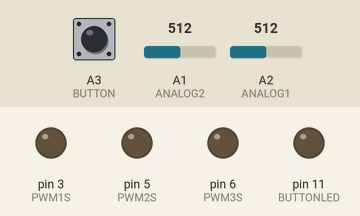
Bench run of a sketch on a simulated Arduino Uno, built with avr-gcc and run on an emulated ATmega328P. On the bench: output pins drawn as LEDs (lit = HIGH). The test bench sets the inputs (shaded band); at power-on: A3 (BUTTON) HIGH, A2 (ANALOG1) = 512, A1 (ANALOG2) = 512.

Above: at 1.2 s.
1.3 s: A3 (BUTTON) pulled LOW for 0.15 s
At 3.6 s:
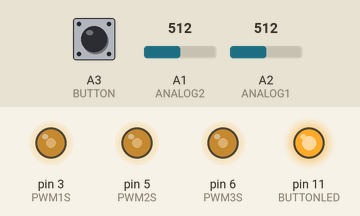
4.3 s: A2 (ANALOG1) set to 122
At 7.0 s:
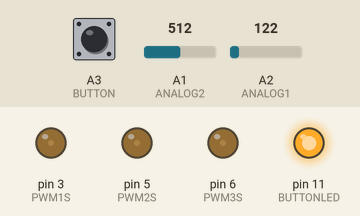
7.3 s: A2 (ANALOG1) set to 0
At 7.79 s:
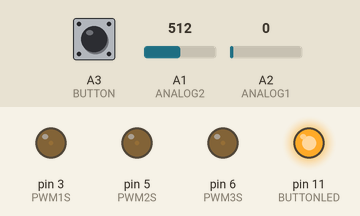
10.3 s: A2 (ANALOG1) set to 716
At 12.6 s:
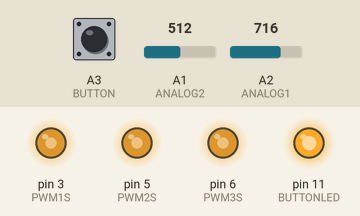
13.3 s: A3 (BUTTON) pulled LOW for 1 s
At 13.47 s:
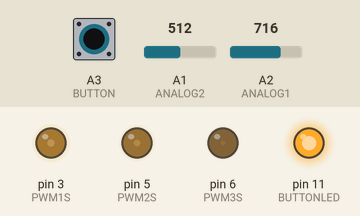
16.3 s: A1 (ANALOG2) set to 0
Timing chart, 0 to 20.3 s (numbered marks = the images above; inputs shaded):
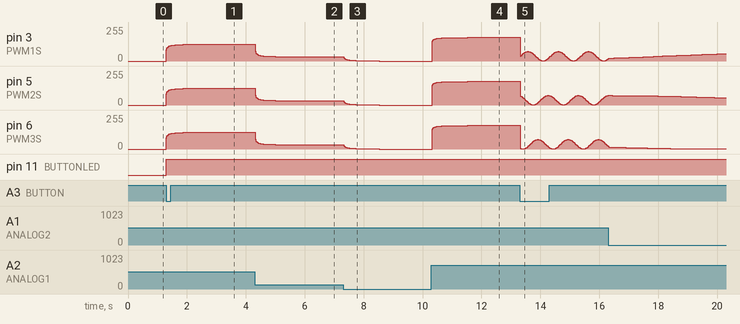

Measured:
- after the input at 1.3 s, pin 3 (PWM1S), pin 5 (PWM2S), pin 6 (PWM3S): moves from 0/255 to 127/255 over 2.6 s, starting at once; pin 11 (BUTTONLED): LOW → HIGH at once
- after the input at 4.3 s, pin 3 (PWM1S), pin 5 (PWM2S), pin 6 (PWM3S): moves from 127/255 to 31/255 over 1.7 s, starting at once
- after the input at 7.3 s, pin 3 (PWM1S), pin 5 (PWM2S), pin 6 (PWM3S): moves from 31/255 to 0/255 over 1.2 s, starting at once
- after the input at 10.3 s, pin 3 (PWM1S), pin 5 (PWM2S), pin 6 (PWM3S): moves from 0/255 to 178/255 over 2.6 s, starting at once

The sketch:

xmas-steps.ino
```cpp
#include "xmas.h"

Xmas xmas;

void setup() {
  xmas.setup();
}

void loop() {
  xmas.loop();
}
```

ResponsiveAnalogRead.cpp
```cpp
// (licence header left out)
#include <Arduino.h>
#include "ResponsiveAnalogRead.h"

ResponsiveAnalogRead::ResponsiveAnalogRead(int pin, bool sleepEnable, float snapMultiplier)
{
  pinMode(pin, INPUT ); // ensure button pin is an input
  digitalWrite(pin, LOW ); // ensure pullup is off on button pin

  this->pin = pin;
  this->sleepEnable = sleepEnable;
  setSnapMultiplier(snapMultiplier);
}

void ResponsiveAnalogRead::update()
{
  rawValue = analogRead(pin);
  this->update(rawValue);
}

void ResponsiveAnalogRead::update(int rawValue)
{
  prevResponsiveValue = responsiveValue;
  responsiveValue = getResponsiveValue(rawValue);
  responsiveValueHasChanged = responsiveValue != prevResponsiveValue;
}

int ResponsiveAnalogRead::getResponsiveValue(int newValue)
{
  // if sleep and edge snap are enabled and the new value is very close to an edge, drag it a little closer to the edges
  // This'll make it easier to pull the output values right to the extremes without sleeping,
  // and it'll make movements right near the edge appear larger, making it easier to wake up
  if(sleepEnable && edgeSnapEnable) {
    if(newValue < activityThreshold) {
      newValue = (newValue * 2) - activityThreshold;
    } else if(newValue > analogResolution - activityThreshold) {
      newValue = (newValue * 2) - analogResolution + activityThreshold;
    }
  }

  // get difference between new input value and current smooth value
  unsigned int diff = abs(newValue - smoothValue);

  // measure the difference between the new value and current value
  // and use another exponential moving average to work out what
  // the current margin of error is
  errorEMA += ((newValue - smoothValue) - errorEMA) * 0.4;

  // if sleep has been enabled, sleep when the amount of error is below the activity threshold
  if(sleepEnable) {
    // recalculate sleeping status
    sleeping = abs(errorEMA) < activityThreshold;
  }

  // if we're allowed to sleep, and we're sleeping
  // then don't update responsiveValue this loop
  // just output the existing responsiveValue
  if(sleepEnable && sleeping) {
    return (int)smoothValue;
  }

  // use a 'snap curve' function, where we pass in the diff (x) and get back a number from 0-1.
  // We want small values of x to result in an output close to zero, so when the smooth value is close to the input value
  // it'll smooth out noise aggressively by responding slowly to sudden changes.
  // We want a small increase in x to result in a much higher output value, so medium and large movements are snappy and responsive,
  // and aren't made sluggish by unnecessarily filtering out noise. A hyperbola (f(x) = 1/x) curve is used.
  // First x has an offset of 1 applied, so x = 0 now results in a value of 1 from the hyperbola function.
  // High values of x tend toward 0, but we want an output that begins at 0 and tends toward 1, so 1-y flips this up the right way.
  // Finally the result is multiplied by 2 and capped at a maximum of one, which means that at a certain point all larger movements are maximally snappy

  // then multiply the input by SNAP_MULTIPLER so input values fit the snap curve better.
  float snap = snapCurve(diff * snapMultiplier);

  // when sleep is enabled, the emphasis is stopping on a responsiveValue quickly, and it's less about easing into position.
  // If sleep is enabled, add a small amount to snap so it'll tend to snap into a more accurate position before sleeping starts.
  if(sleepEnable) {
    snap *= 0.5 + 0.5;
  }

  // calculate the exponential moving average based on the snap
  smoothValue += (newValue - smoothValue) * snap;

  // ensure output is in bounds
  if(smoothValue < 0.0) {
    smoothValue = 0.0;
  } else if(smoothValue > analogResolution - 1) {
    smoothValue = analogResolution - 1;
  }

  // expected output is an integer
  return (int)smoothValue;
}

float ResponsiveAnalogRead::snapCurve(float x)
{
  float y = 1.0 / (x + 1.0);
  y = (1.0 - y) * 2.0;
  if(y > 1.0) {
    return 1.0;
  }
  return y;
}

void ResponsiveAnalogRead::setSnapMultiplier(float newMultiplier)
{
  if(newMultiplier > 1.0) {
    newMultiplier = 1.0;
  }
  if(newMultiplier < 0.0) {
    newMultiplier = 0.0;
  }
  snapMultiplier = newMultiplier;
}
```

ResponsiveAnalogRead.h
```cpp
// (licence header left out)
#ifndef RESPONSIVE_ANALOG_READ_H
#define RESPONSIVE_ANALOG_READ_H

#include <Arduino.h>

class ResponsiveAnalogRead
{
  public:

    // pin - the pin to read
    // sleepEnable - enabling sleep will cause values to take less time to stop changing and potentially stop changing more abruptly,
    //   where as disabling sleep will cause values to ease into their correct position smoothly
    // snapMultiplier - a value from 0 to 1 that controls the amount of easing
    //   increase this to lessen the amount of easing (such as 0.1) and make the responsive values more responsive
    //   but doing so may cause more noise to seep through if sleep is not enabled

    ResponsiveAnalogRead(int pin, bool sleepEnable, float snapMultiplier = 0.01);

    inline int getValue() { return responsiveValue; } // get the responsive value from last update
    inline int getRawValue() { return rawValue; } // get the raw analogRead() value from last update
    inline bool hasChanged() { return responsiveValueHasChanged; } // returns true if the responsive value has changed during the last update
    inline bool isSleeping() { return sleeping; } // returns true if the algorithm is currently in sleeping mode
    void update(); // updates the value by performing an analogRead() and calculating a responsive value based off it
    void update(int rawValue); // updates the value accepting a value and calculating a responsive value based off it

    void setSnapMultiplier(float newMultiplier);
    inline void enableSleep() { sleepEnable = true; }
    inline void disableSleep() { sleepEnable = false; }
    inline void enableEdgeSnap() { edgeSnapEnable = true; }
    // edge snap ensures that values at the edges of the spectrum (0 and 1023) can be easily reached when sleep is enabled
    inline void disableEdgeSnap() { edgeSnapEnable = false; }
    inline void setActivityThreshold(float newThreshold) { activityThreshold = newThreshold; }
    // the amount of movement that must take place to register as activity and start moving the output value. Defaults to 4.0
    inline void setAnalogResolution(int resolution) { analogResolution = resolution; }
    // if your ADC is something other than 10bit (1024), set that here

  private:
    int pin;
    int analogResolution = 1024;
    float snapMultiplier;
    bool sleepEnable;
    float activityThreshold = 4.0;
    bool edgeSnapEnable = true;

    float smoothValue;
    unsigned long lastActivityMS;
    float errorEMA = 0.0;
    bool sleeping = false;

    int rawValue;
    int responsiveValue;
    int prevResponsiveValue;
    bool responsiveValueHasChanged;

    int getResponsiveValue(int newValue);
    float snapCurve(float x);
};

#endif
```

xmas.cpp
```cpp
#include "Arduino.h"
#include "xmas.h"
#include "ResponsiveAnalogRead.h"

// pwm pins
const int PWM1S = 3;
const int PWM2S = 5;
const int PWM3S = 6;

// sort out these later, not used yet
//const int PWM1R = 9;
//const int PWM2R = 10;
//const int PWM3R = 11;

// button
const int BUTTON = A3;
const int BUTTONLED = 11;

// analog inputs
const int ANALOG1 = A2;
const int ANALOG2 = A1;
const int ANALOG3 = A0;

ResponsiveAnalogRead analog1(ANALOG1, true);
ResponsiveAnalogRead analog2(ANALOG2, true);

int buttonReady = 1;
int mode = 0;
int MODES_TOTAL = 3;

int brightness = 0;
float x = 0;
float maxX;

void Xmas::setup()
{
  Serial.begin(9600);
  pinMode(PWM1S, OUTPUT);
  pinMode(PWM2S, OUTPUT);
  pinMode(PWM3S, OUTPUT);
  //pinMode(PWM1R, OUTPUT);
  //pinMode(PWM2R, OUTPUT);
  pinMode(ANALOG1, INPUT);
  //pinMode(PWM3R, OUTPUT);
  pinMode(BUTTON, INPUT_PULLUP);
  pinMode(BUTTONLED, OUTPUT);
  pinMode(ANALOG2, INPUT);
  pinMode(ANALOG3, INPUT);

  analog1.setSnapMultiplier(0.001);
  analog2.setSnapMultiplier(0.01);

  maxX = 6.242;
}

void Xmas::loop()
{
  if(digitalRead(BUTTON) == LOW)
  {
    if(buttonReady)
    {
      buttonReady = 0;
      mode++;
      if(mode >= MODES_TOTAL)
        mode = 0;
    }
  } else {
    buttonReady = 1;
  }

  if(mode == 0)
  {
    analogWrite(PWM1S, 0);
    analogWrite(PWM2S, 0);
    analogWrite(PWM3S, 0);
    digitalWrite(BUTTONLED, LOW);
    return;
  }

  analog1.update();
  brightness = analog1.getValue() / 4;
  digitalWrite(BUTTONLED, HIGH);

  if(mode == 1)
  {
    analogWrite(PWM1S, brightness);
    analogWrite(PWM2S, brightness);
    analogWrite(PWM3S, brightness);
  }

  analog2.update();

  if(mode == 2)
  {
    float v1 = (sin(x) + 1) * brightness * 0.2 + 1;
    float v2 = (sin(x + (maxX / 3)) + 1) * brightness * 0.2 + 1;
    float v3 = (sin(x - (maxX / 3)) + 1) * brightness * 0.2 + 1;

    analogWrite(PWM1S, v1);
    analogWrite(PWM2S, v2);
    analogWrite(PWM3S, v3);

    float dx = ((float)analog2.getValue() / 4096.0) + 0.005;

    x += dx;
    if(x >= maxX)
      x = 0.0;
  }

  delay(20);
}
```

xmas.h
```cpp
#include "Arduino.h"

class Xmas
{
	public:
	  void setup();
	  void loop();

	  //Ledset ledset[3];
	  //int brightness = 255;
};
```
